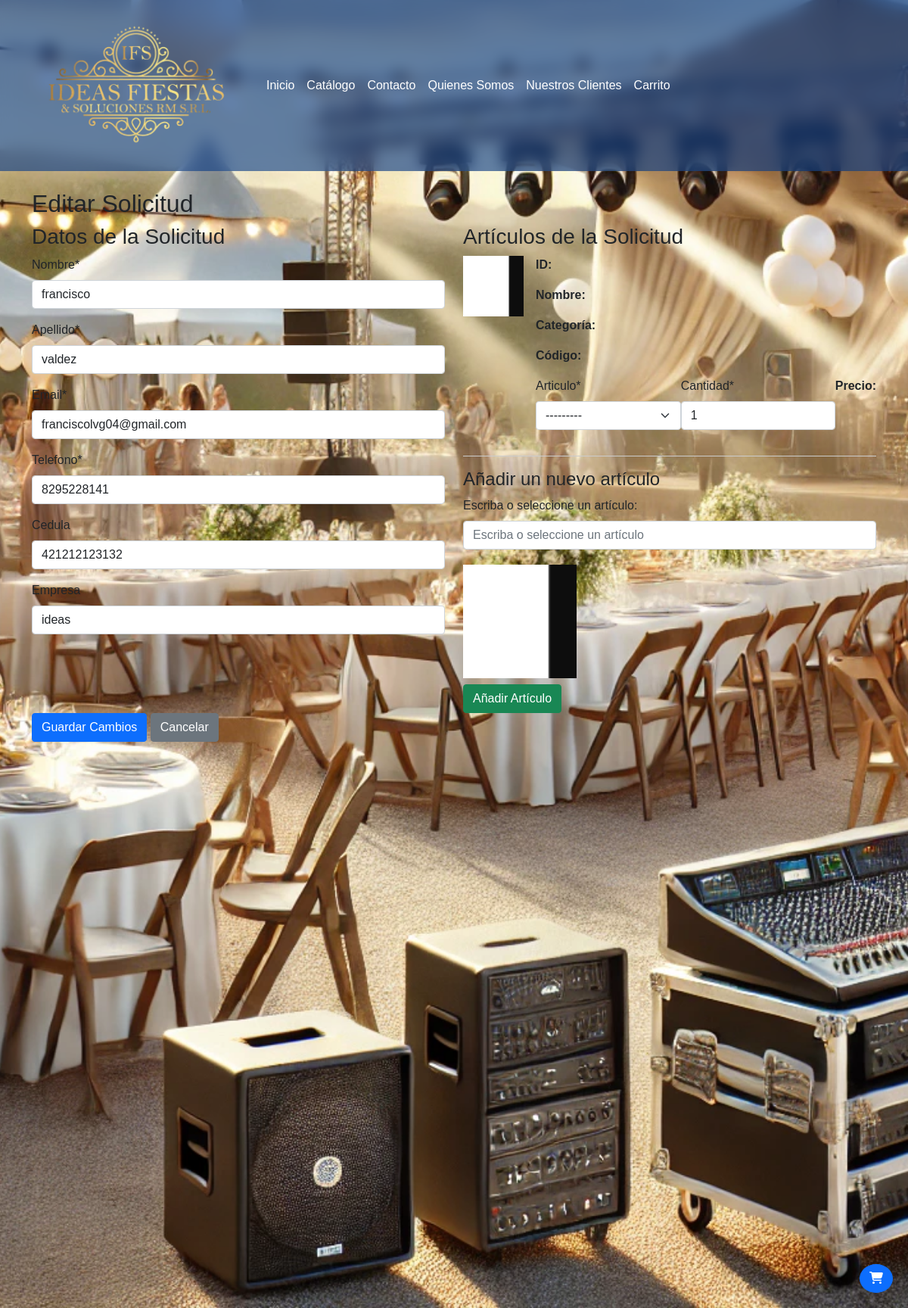
/panel/solicitudes/editar/1/ (signed in), run on the app's committed database.
### core/models.py (models this page shows, shortened)
class Solicitud(models.Model):
    ESTADO_CHOICES = [
        ('nueva', 'Nueva'),
        ('revisada', 'Revisada'),
        ('en_ejecucion', 'En Ejecución'),
        ('finalizada', 'Finalizada'),
        ('rechazada', 'Rechazada'),
    ]
    estado = models.CharField(max_length=20, choices=ESTADO_CHOICES, default='nueva', blank=True, null=True)
    usuario = models.ForeignKey(User, on_delete=models.CASCADE, null=True, blank=True)
    nombre = models.CharField(max_length=100)
    apellido = models.CharField(max_length=100)
    email = models.EmailField()
    telefono = models.CharField(max_length=20)
    cedula = models.CharField(max_length=20, blank=True, null=True)
    empresa = models.CharField(max_length=100, blank=True, null=True)
    tipo_evento = models.CharField(max_length=100)
    fecha_inicio = models.DateField()
    fecha_fin = models.DateField()
    provincia = models.CharField(max_length=100)
    direccion = models.TextField()
    estado = models.CharField(max_length=20, choices=ESTADO_CHOICES, default='nueva')
    fecha_creacion = models.DateTimeField(auto_now_add=True)
    fecha_actualizacion = models.DateTimeField(auto_now=True)

### core/admin_views.py (the view)
# urls.py: path('panel/solicitudes/editar/<int:pk>/', admin_views.crear_editar_solicitud, name='admin_editar_solicitud'),
@login_required
@user_passes_test(is_staff)
def crear_editar_solicitud(request, pk=None):
    solicitud = get_object_or_404(Solicitud, pk=pk) if pk else None
    ArticuloFormSet = modelformset_factory(ArticuloSolicitud, form=ArticuloSolicitudForm, extra=1, can_delete=True)
    if request.method == 'POST':
        solicitud_form = SolicitudForm(request.POST, instance=solicitud)
        articulo_formset = ArticuloFormSet(request.POST, queryset=ArticuloSolicitud.objects.filter(solicitud=solicitud))
        if solicitud_form.is_valid() and articulo_formset.is_valid():
            solicitud = solicitud_form.save(commit=False)
            solicitud.save()
            for form in articulo_formset:
                if form.cleaned_data.get('articulo'):
                    articulo_solicitud = form.save(commit=False)
                    articulo_solicitud.solicitud = solicitud
                    if form.cleaned_data.get('DELETE'):
                        articulo_solicitud.delete()
                    else:
                        articulo_solicitud.save()
            return redirect('admin_solicitudes')
    else:
        solicitud_form = SolicitudForm(instance=solicitud)
        articulo_formset = ArticuloFormSet(queryset=ArticuloSolicitud.objects.filter(solicitud=solicitud))
    articulos_disponibles = Articulo.objects.exclude(articulosolicitud__solicitud=solicitud)
    context = {
        'solicitud_form': solicitud_form,
        'articulo_formset': articulo_formset,
        'solicitud': solicitud,
        'articulos_disponibles': articulos_disponibles,  # Pasar los artículos disponibles a la plantilla
    }
    return render(request, 'core/admin/crear_editar_solicitud.html', context)

### core/forms.py
class SolicitudForm(forms.ModelForm):
    class Meta:
        model = Solicitud
        fields = [
            'nombre', 'apellido', 'email', 'telefono', 'cedula', 'empresa',
            'tipo_evento', 'fecha_inicio', 'fecha_fin', 'provincia', 'direccion', 'estado'
        ]
        widgets = {
            'fecha_inicio': forms.DateInput(attrs={'type': 'date'}),
            'fecha_fin': forms.DateInput(attrs={'type': 'date'}),
        }
    def __init__(self, *args, **kwargs):
        super(SolicitudForm, self).__init__(*args, **kwargs)
        self.fields['estado'].required = False

### core/admin_views.py (called while the page is built)
def is_staff(user):
    return user.is_staff

### core/models.py (called while the page is built)
    def __str__(self):
        return self.nombre

### core/templates/core/admin/crear_editar_solicitud.html (shortened to what this page needs)
{% extends 'core/base.html' %}
{% load crispy_forms_tags %}
{% load static %}
{% block content %}
<h2>{% if solicitud %}Editar{% else %}Crear{% endif %} Solicitud</h2>
<form method="post">
    <div class="row">
        <div class="col-md-6">
            <h3>Datos de la Solicitud</h3>
            <div style="max-height: 500px; overflow-y: scroll;">
                {{ solicitud_form|crispy }}
            </div>
        </div>
        <div class="col-md-6">
            <h3>Artículos de la Solicitud</h3>
            <div class="formset-row" style="max-height: 500px; overflow-y: scroll;">
                {% for form in articulo_formset %}
                <div class="row mb-3">
                    <div class="d-flex justify-content-start align-items-start w-100" style="border-bottom: 1px solid #ccc; padding-bottom: 10px;">
                        <div>
                            {% if form.instance.articulo.imagen %}
                            <img src="{{ form.instance.articulo.imagen.url }}" alt="{{ form.instance.articulo.nombre }}" style="width: 80px; height: 80px; object-fit: cover;">
                            {% else %}
                            <img src="{% static 'core/img/no-image.png' %}" alt="No image" style="width: 80px; height: 80px; object-fit: cover;">
                            {% endif %}
                        </div>
                        <div class="ml-3" style="flex-grow: 1;">
                            <p><strong>ID:</strong> {{ form.instance.articulo.id }}</p>
                            <p><strong>Nombre:</strong> {{ form.instance.articulo.nombre }}</p>
                            <p><strong>Categoría:</strong> {{ form.instance.articulo.categoria.nombre }}</p>
                            <p><strong>Código:</strong> {{ form.instance.articulo.codigo }}</p>
                            <div class="d-flex mb-2">
                                {{ form.articulo|as_crispy_field }}
                                {{ form.cantidad|as_crispy_field }}
                                <p><strong>Precio:</strong> {{ form.instance.articulo.precio }}</p>
                            </div>
                        </div>
                    </div>
                </div>
                {% endfor %}
            </div>
            <h4>Añadir un nuevo artículo</h4>
            <div class="form-group">
                <label for="articulo-input">Escriba o seleccione un artículo:</label>
                <input list="articulos-disponibles" id="articulo-input" class="form-control" placeholder="Escriba o seleccione un artículo">
            </div>
            <div id="articulo-image-preview" style="margin-top: 20px;">
                <img src="{% static 'core/img/no-image.png' %}" alt="Vista previa del artículo" style="width: 150px; height: 150px; object-fit: cover;">
            </div>
            <button id="add-articulo" type="button" class="btn btn-success mt-2">Añadir Artículo</button>
        </div>
    </div>
    <button type="submit" class="btn btn-primary">Guardar Cambios</button>
    <a href="{% url 'admin_solicitudes' %}" class="btn btn-secondary">Cancelar</a>
</form>
{% endblock %}

### core/static/core/css/styles.css (style rules this page uses)
body { font-family: Arial, sans-serif; }

### data on the page
Solicitud: nombre "francisco", apellido "valdez", email "franciscolvg04@gmail.com", telefono "8295228141", cedula "421212123132", empresa "ideas"
